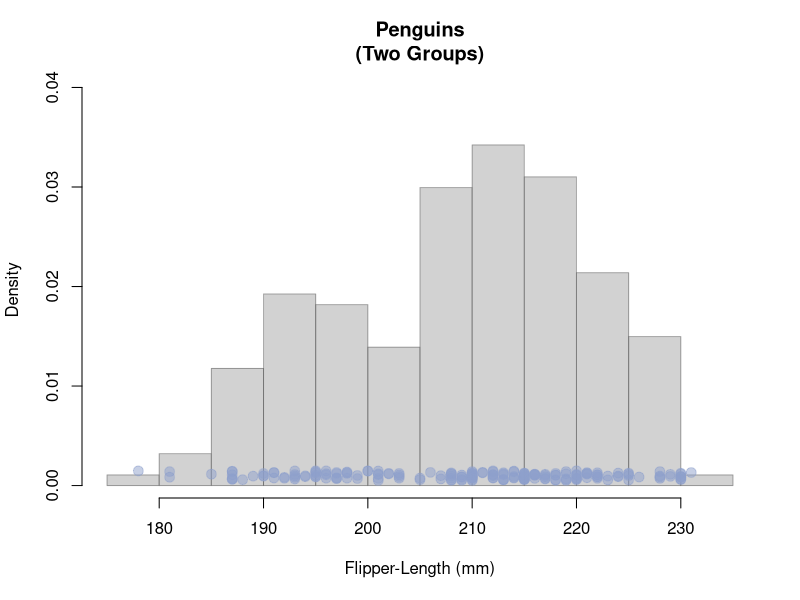
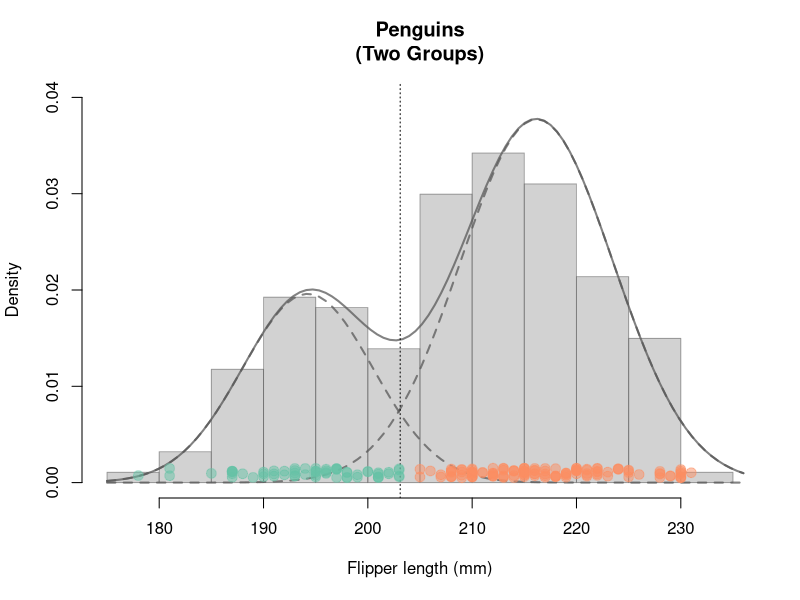
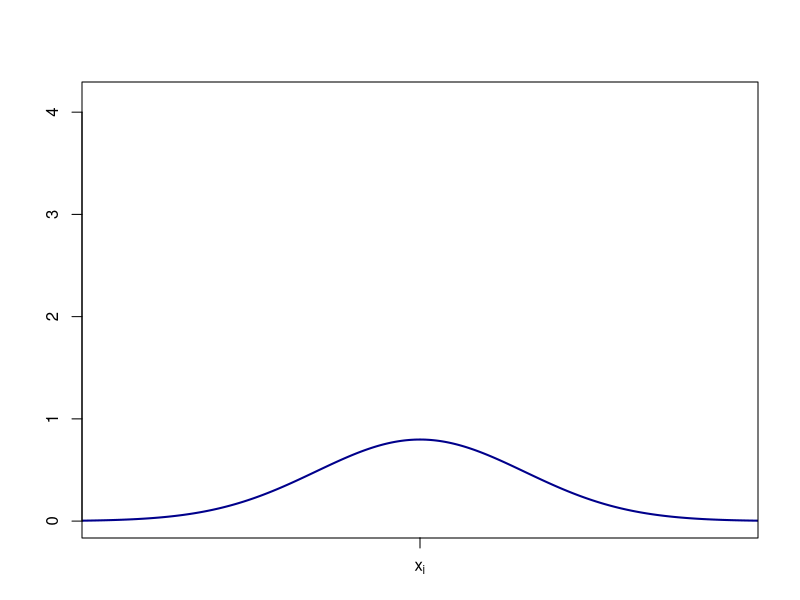
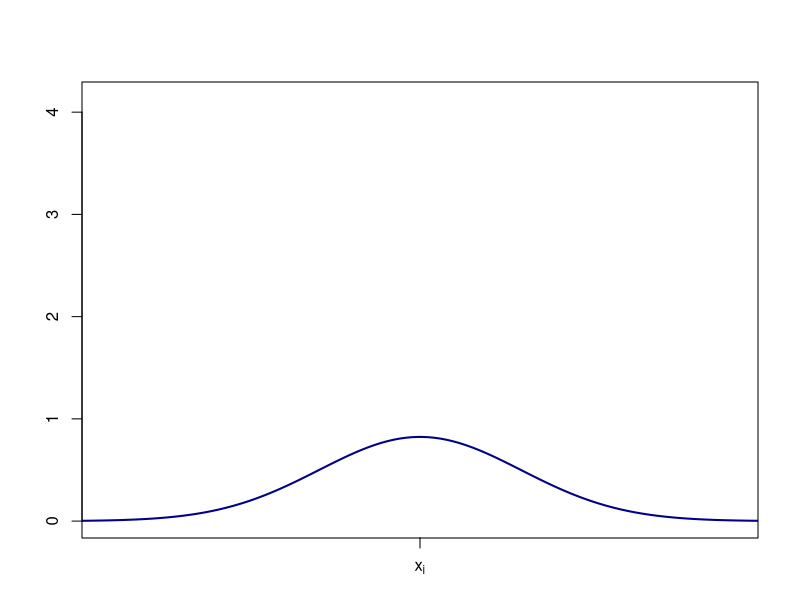
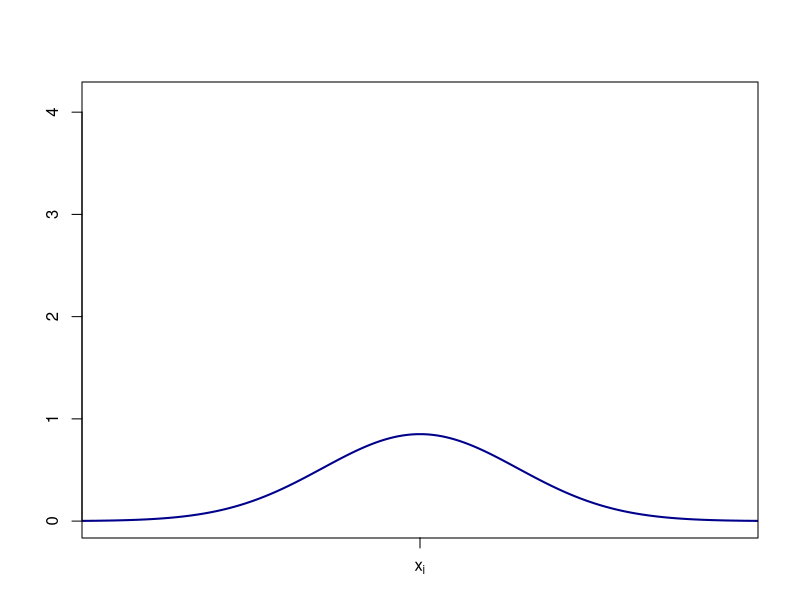
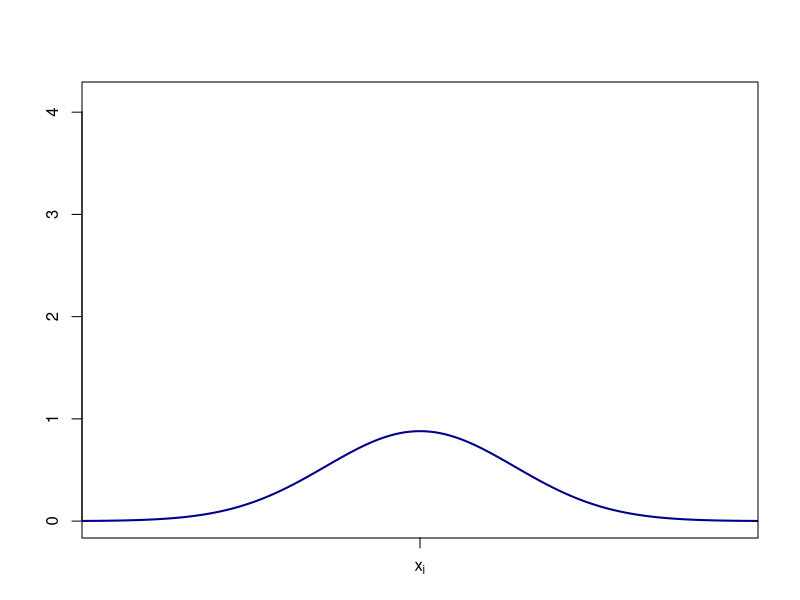
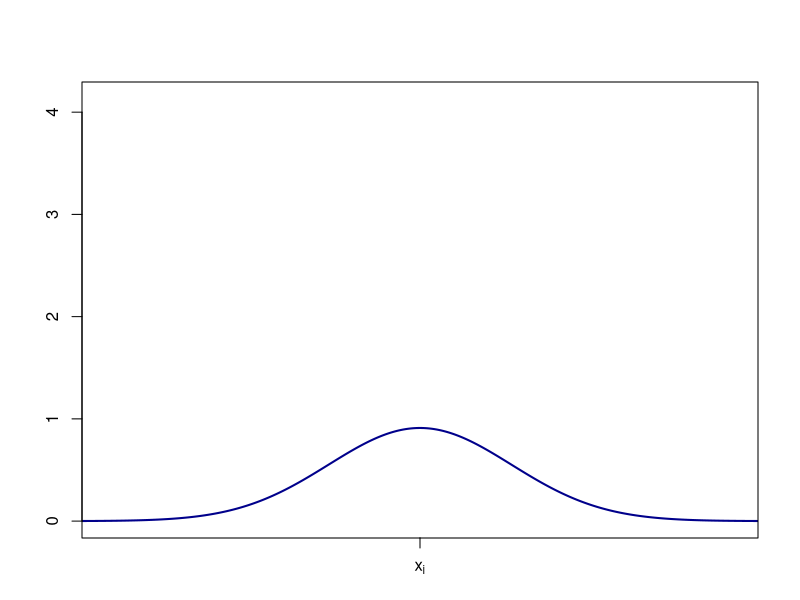
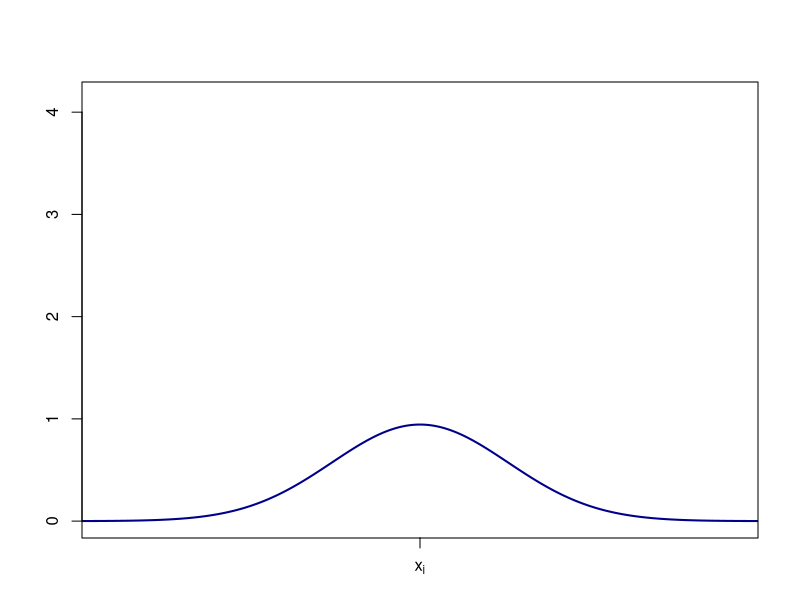

These charts were generated, in order, by the following R code:
## ---- chunk 1
library("tidyverse", quietly = TRUE)
library("palmerpenguins") # Penguin data 
library("RColorBrewer")   # nice colors
library("scales")         # transparent colors: alpha()

col_v <- RColorBrewer::brewer.pal(n = 3, name = "Set2")

## Vorbereitung der Daten:
penguins <- palmerpenguins::penguins %>%  # penguin data
  tidyr::as_tibble() %>%                  # 'tibble'-dataframe
  dplyr::filter(species!="Adelie") %>%    # remove penguin species 'Adelie' 
  droplevels() %>%                        # remove the non-used factor level
  tidyr::drop_na() %>%                    # remove NAs
  dplyr::mutate(species = species,        # rename variables 
                flipper = flipper_length_mm) %>% 
  dplyr::select(species, flipper)         # select variables 

##  
n      <- nrow(penguins)                  # sample size

## Variable 'Penguine_Art' aus penguins-Daten "herausziehen"
penguin_species    <- dplyr::pull(penguins, species)

## Variable 'penguin_flipper' aus penguins-Daten "herausziehen"
penguin_flipper <- dplyr::pull(penguins, flipper)

## Plot
## Histogramm:
hist(x = penguin_flipper, freq = FALSE, 
     xlab="Flipper-Length (mm)", main="Penguins\n(Two Groups)",
     col=gray(.65,.5), border=gray(.35,.5), ylim=c(0.0003, 0.039))
## Stipchart hinzufügen:
stripchart(x = penguin_flipper, method = "jitter", 
           jitter = .0005, at = .001,
           pch = 21, col=alpha(col_v[3],.5), 
           bg=alpha(col_v[3],.5), cex=1.3, add = TRUE)
## ---- chunk 2
#| echo: false
#| eval: true
#| label: fig-GMM-plot1
#| fig-cap: Cluster analysis based on a mixture distribution with two weighted normal distributions.

## mclust R package:
## Cluster analysis using Gaussian mixture distributions
suppressMessages(library("mclust"))

## Number of Groups
G <- 2 

## Schätzung des Gaußschen Mischmodells (per EM Algorithmus)
## und Clusteranalyse
mclust_obj <- mclust::Mclust(data       = penguin_flipper, 
                             G          = G, 
                             modelNames = "V", 
                             verbose    = FALSE)

# summary(mclust_obj)
# str(mclust_obj)

## estimated group assignment 
class <- mclust_obj$classification

## Fraction of correct group assignments:
# cbind(class, penguin_species)
# round(sum(class == as.numeric(penguin_species))/n, 2)

## estimated means of the two Gaussian distributions
mean_m <- t(mclust_obj$parameters$mean)

## estimated variances (and possibly covariances) 
cov_l  <- list("Cov1" = mclust_obj$parameters$variance$sigmasq[1], 
               "Cov2" = mclust_obj$parameters$variance$sigmasq[2])

## estimated mixture weights (prior-probabilities) 
prop_v <- mclust_obj$parameters$pro

## evaluating the Gaussian mixture density function 
np      <- 100 # number of evaluation points
xxd     <- seq(min(penguin_flipper)-3, 
               max(penguin_flipper)+5, 
               length.out = np)
## mixture density
yyd     <- dnorm(xxd, mean_m[1], sqrt(cov_l[[1]]))*prop_v[1] +
           dnorm(xxd, mean_m[2], sqrt(cov_l[[2]]))*prop_v[2]
## single densities
yyd1    <- dnorm(xxd, mean_m[1], sqrt(cov_l[[1]]))*prop_v[1]
yyd2    <- dnorm(xxd, mean_m[2], sqrt(cov_l[[2]]))*prop_v[2]

## Plot
hist(x = penguin_flipper, xlab="Flipper length (mm)", main="Penguins\n(Two Groups)",
     col=gray(.65,.5), border=gray(.35,.5), freq = FALSE, ylim=c(0, 0.04))
lines(x = xxd, y=yyd, lwd=2, col=gray(.35,.75))
lines(x = xxd, y=yyd1, lwd=2, col=gray(.35,.75), lty=2)
lines(x = xxd, y=yyd2, lwd=2, col=gray(.35,.75), lty=2)
abline(v=203.1, lty=3)
stripchart(penguin_flipper[class==1], 
           method = "jitter", jitter = .0005, at = .001,
           pch = 21, col=alpha(col_v[1],.5), bg=alpha(col_v[1],.5), cex=1.3, add = TRUE)
stripchart(penguin_flipper[class==2], 
           method = "jitter", jitter = .0005, at = .001,
           pch = 21, col=alpha(col_v[2],.5), bg=alpha(col_v[2],.5), cex=1.3, add = TRUE)
## ---- chunk 3
#| label: fig-dirac1
#| echo: false
#| fig-cap: Gaussian density with $\mu_g=x_i$ for $\sigma_g\to 0$.
np   <- 1000
rep  <- 30
xxd  <- seq(-3, 3, length.out = np)
sd_v <- seq(.5,0.05, len=rep)
par(mar = c(3.1,4.1,4.1,2.1))
for(i in 1:length(sd_v)){
  plot(x=xxd, y=dnorm(xxd, 0, sd_v[i]), type="l", ylim=c(0,max(dnorm(xxd, 0, sd_v[rep-3]))), xlim = c(-1.5,1.5),
       ylab="",xlab="", lwd=2, col="darkblue", axes = FALSE)
  axis(2); axis(1, at=0, labels = expression(x[i])); box()
}
## ---- chunk 4
#| echo: true 
#| eval: true
library("MASS")
library("mclust")

## data:
x <- cbind(penguin_flipper) # data [n x d]-dimensional. 
d <- ncol(x)                # dimension (d=1: univariat)
n <- nrow(x)                # sample size
G <- 2                      # number of groups

## further stuff 
llk       <- matrix(NA, n, G)
p         <- matrix(NA, n, G)  
loglikOld <- 1e07
tol       <- 1e-05
it        <- 0
check     <- TRUE 

## EM Algorithm

## 1. Starting values for pi, mu and sigma:
pi    <- rep(1/G, G)              # naive pi 
sigma <- array(diag(d), c(d,d,G)) # varianz = 1
mu    <- t(MASS::mvrnorm(G, colMeans(x), sigma[,,1]*4) )

while(check){
  
  ## 2.a Expectation step
  for(g in 1:G){
    p[,g] <- pi[g] * mclust:::dmvnorm(x, mu[,g], sigma[,,g])
  }
  p <- sweep(p, 1, STATS = rowSums(p), FUN = "/")
  
  ## 2.b Maximization step 
  par   <- mclust::covw(x, p, normalize = FALSE)
  mu    <- par$mean
  sigma <- par$S
  pi    <- colMeans(p)
  
  ## 3. Check convergence 
  for(g in 1:G) {
    llk[,g] <- pi[g] * mclust:::dmvnorm(x, mu[,g], sigma[,,g])
  }
  loglik <- sum(log(rowSums(llk))) # current max. log-likelihood value
  ##
  diff      <- abs(loglik - loglikOld)/abs(loglik) # rate of change
  loglikOld <- loglik
  it        <- it + 1
  ## Check whether rate of change is still large enough (> tol)?
  check     <- diff > tol
}

## Estimation results:
results <- matrix(c(pi, mu, sqrt(sigma)), 
                  nrow = 3, 
                  ncol = 2, 
                  byrow = TRUE,
                  dimnames = list(c("weights", 
                                    "means", 
                                    "standard-deviations"),
                                  c("group 1", 
                                    "group 2"))) 
##
results %>% round(., 2)
## ---- chunk 5
#| label: fig-EMGif
#| fig-cap: Iterative estimation of the Gaussian mixture distribution using the EM alorighm.
#| echo: false
suppressMessages(library("MASS"))
library("mclust")

## Daten:
x <- cbind(penguin_flipper) # Daten [n x d]-Dimensional. 
d <- ncol(x)                # Dimension (d=1: univariat)
n <- nrow(x)                # Stichprobenumfang
G <- 2                      # Anzahl Gruppen

## Weitere Deklarationen:
llk       <- matrix(NA, n, G)
p         <- matrix(NA, n, G)  
loglikOld <- 1e07
tol       <- 1e-06
it        <- 0
check     <- TRUE 


## EM Algorithmus

## 1. Startwerte für pi, mu und sigma:
pi    <- c(.5,.5)              # Naive pi
sigma <- array(diag(d), c(d,d,G)) # Varianz = 1
mu    <- matrix(c(205,225), nrow=1, byrow=TRUE)
#t(MASS::mvrnorm(G, colMeans(x), sigma[,,1]*4) )

while(check){
  
  ## 2.a Expectation-Schritt 
  for(g in 1:G){
    p[,g] <- pi[g] * mclust:::dmvnorm(x, mu[,g], sigma[,,g])
  }
  p <- sweep(p, 1, STATS = rowSums(p), FUN = "/")
  
  ## 2.b Maximization-Schritt
  par   <- mclust::covw(x, p, normalize = FALSE)
  mu    <- par$mean
  sigma <- par$S
  pi    <- colMeans(p)
  
  ## 3. Prüfung der Konvergenz
  for(g in 1:G) {
    llk[,g] <- pi[g] * mclust:::dmvnorm(x, mu[,g], sigma[,,g])
  }
  loglik <- sum(log(rowSums(llk))) # aktueller max. Log-Likelihood Wert
  ##
  diff      <- abs(loglik - loglikOld)/abs(loglik) # Änderungsrate
  loglikOld <- loglik
  it        <- it + 1
  ## Änderungsrate noch groß genug (> tol)?
  check     <- diff > tol
  
  ## Plot 
  ##
  xxd     <- seq(min(penguin_flipper)-3, max(penguin_flipper)+5, length.out = np)
  ## Mischungs-Dichte
  yyd     <- dnorm(xxd, mu[1,1], sqrt(sigma)[,,1])*pi[1] +
             dnorm(xxd, mu[1,2], sqrt(sigma)[,,2])*pi[2]
  ## Einzel-Dichten
  yyd1    <- dnorm(xxd, mu[1,1], sqrt(sigma)[,,1])*pi[1]
  yyd2    <- dnorm(xxd, mu[1,2], sqrt(sigma)[,,2])*pi[2]

  loc_line <- which.min(diff(sign(yyd1 - yyd2)))
  
  ## Classification
  cl <- as.numeric(
    dnorm(x, mu[1,1], sqrt(sigma)[,,1])*pi[1] < dnorm(x, mu[1,2], sqrt(sigma)[,,2])*pi[2])

  #class
  
  hist(x = penguin_flipper, xlab="Flipper length (mm)", 
       main="Penguins\n(Two Groups)",
       col=gray(.65,.5), border=gray(.35,.5), freq = FALSE, ylim=c(0, 0.04))
  lines(x = xxd, y=yyd, lwd=2, col=gray(.35,.75))
  lines(x = xxd, y=yyd1, lwd=2, col=gray(.35,.75), lty=2)
  lines(x = xxd, y=yyd2, lwd=2, col=gray(.35,.75), lty=2)
  text(x = 175, y=0.035, labels = paste("Iteration k =",it), pos = 4)
  ##
  set.seed(1)
  stripchart(penguin_flipper[cl==0], method = "jitter", jitter = .0005, at = .001,
           pch = 21, col=alpha(col_v[1],.5), bg=alpha(col_v[1],.5), cex=1.3, add = TRUE)
  set.seed(1)
  stripchart(penguin_flipper[cl==1], method = "jitter", jitter = .0005, at = .001,
           pch = 21, col=alpha(col_v[2],.5), bg=alpha(col_v[2],.5), cex=1.3, add = TRUE)
  ##
  abline(v=xxd[loc_line-1], lty=3)
}
